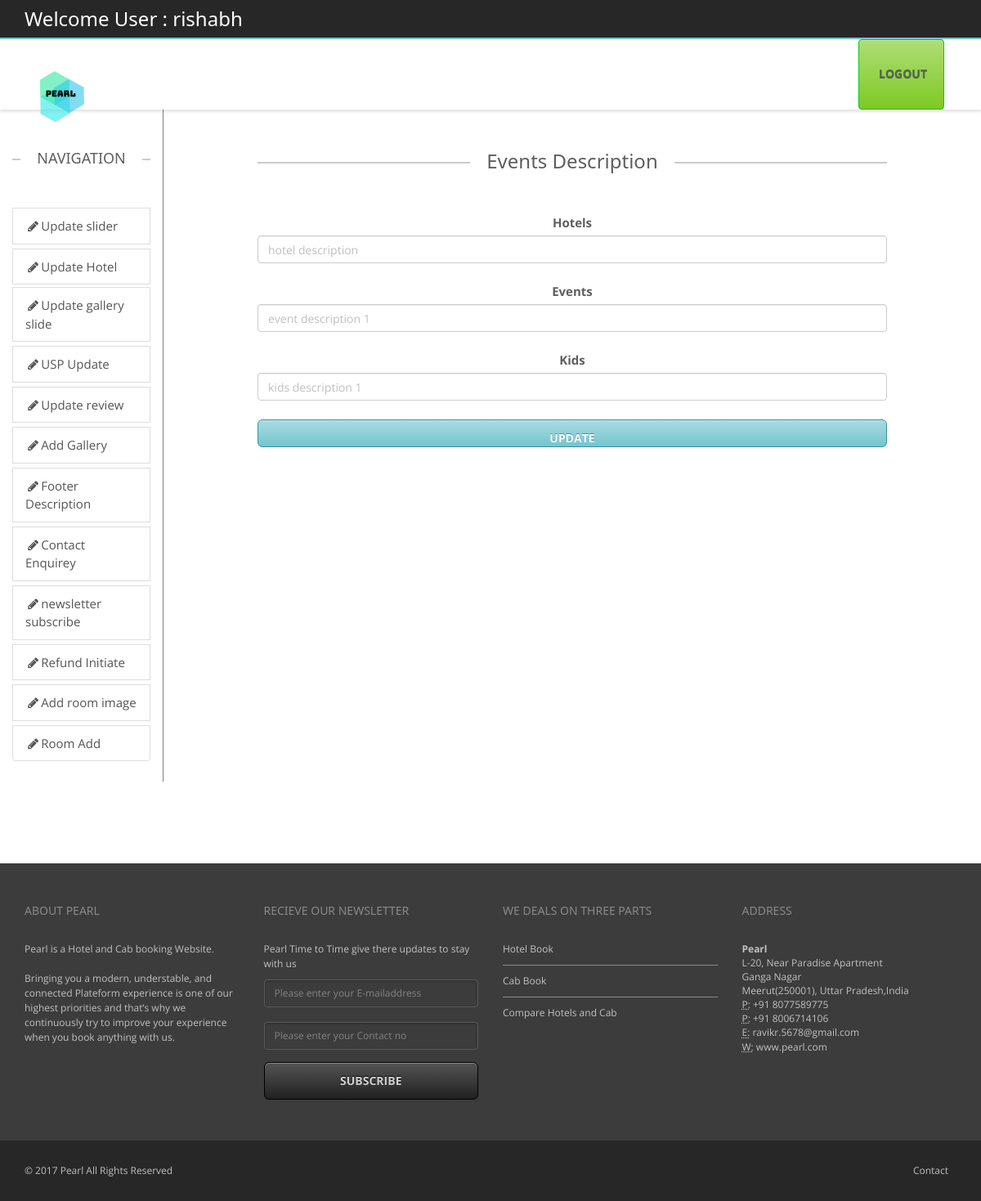
Page /backend/footerdesc.php (signed in) on the committed database.
### tables this page shows
CREATE TABLE `footer` (
  `hotels` varchar(2000) DEFAULT NULL,
  `events` varchar(2000) DEFAULT NULL,
  `kids` varchar(2000) DEFAULT NULL,
  `id` int(11) NOT NULL
);

### backend/footerdesc.php (the view, shortened to what this page needs)
<?php
include("headeradmin.php");
include("navigation.php");?>
        <div class="col-sm-1 ">
        </div>
		<div class="col-sm-8">
           <?php
		   include('connect.php');
		    	 $res=mysqli_query($con,"select * from footer")or die(mysqli_error($con));
		          $row=mysqli_fetch_array($res);
			 		?>
        <div class="containe-fluid text-center" >
             <h3 class="lined-heading mt50">
            <span>
            Events Description
            </span>
        </h3>
        <form action="descupdate.php" class="form-group" method="post" enctype="multipart/form-data" >
        <label >Hotels</label><br>
        <input class="form-control" type="text" value="<?php echo $row[0];?>" name="hotels"  /><br>
        <label >Events</label><br>
        <input class="form-control" type="textarea" value="<?php echo $row[1];?>" name="events"  /><br>
        <label >Kids</label><br>
        <input class="form-control" type="text" value="<?php echo $row[2];?>" name="kids" /><br>
         <input type="submit" class="form-control btn btn-lg btn-primary" value="Update" />
        </form>
		</div>
		</div>
        <div class="col-sm-1">
        </div>
	</div>
</div>
<?php include("footer.php");?>

### backend/css/theme.css (style rules this page uses)
body { overflow-x: hidden; }
html, html a { -webkit-font-smoothing: antialiased !important; }
h1, h2, h3, h4, h5, h6, .h1, .h2, .h3, .h4, .h5, .h6 { font-family: "Open Sans", "Helvetica Neue", Helvetica, Arial, sans-serif; font-weight: 600; line-height: 1.1; color: #5e5e5e; }
h3, .h3 { font-size: 18px; }
.lined-heading { position: relative; margin-top: 0; margin-bottom: 50px; text-align: center; display: block; }
h1.lined-heading:before, h2.lined-heading:before, h3.lined-heading:before, h4.lined-heading:before, h5.lined-heading:before, h6.lined-heading:before { position: absolute; top: 50%; z-index: 1; display: block; width: 100%; height: 1px; border-top: 2px solid #ccc; content: ""; }
h1.lined-heading span, h2.lined-heading span, h3.lined-heading span, h4.lined-heading span, h5.lined-heading span, h6.lined-heading span { position: relative; z-index: 1; padding: 0 20px; background: #fff; display: inline-block; }
body ,.ui-widget, .revolution-starhotel { font-family: "Open Sans", "Helvetica Neue", Helvetica, Arial, sans-serif !important; font-size: 13px; }
.mt50 { margin-top: 50px; }
label { color: #5e5e5e; }
.form-control { color: #bfbfbf; }
.btn { background: -moz-linear-gradient(top, rgba(255,255,255,0.38) 0%, rgba(255,255,255,0) 100%); background: -webkit-gradient(linear, left top, left bottom, color-stop(0%, rgba(255,255,255,0.38)), color-stop(100%, rgba(255,255,255,0))); background: -webkit-linear-gradient(top, rgba(255,255,255,0.38) 0%, rgba(255,255,255,0) 100%); background: -o-linear-gradient(top, rgba(255,255,255,0.38) 0%, rgba(255,255,255,0) 100%); background: -ms-linear-gradient(top, rgba(255,255,255,0.38) 0%, rgba(255,255,255,0) 100%); background: linear-gradient(to bottom, rgba(255,255,255,0.38) 0%, rgba(255,255,255,0) 100%); filter: progid:DXImageTransform.Microsoft.gradient( startColorstr='#61ffffff', endColorstr='#00ffffff', GradientType=0 ); color: #ffffff; -webkit-box-shadow: inset 0 1px 0 0 rgba(255,255,255,0.3); box-shadow: inset 0 1px 0 0 rgba(255,255,255,0.3); -webkit-transition: all 0.1s ease-in; -moz-transition: all 0.1s ease-in; -ms-transition: all 0.1s ease-in; -o-transition: all 0.1s ease-in; transition: all 0.1s ease-in; text-transform: uppercase; font-weight: bold; }
.btn-lg { padding: 13px 18px; font-size: 14px; }

### backend/css/w3.css (style rules this page uses)
button,hr,input { overflow:visible }
html { box-sizing:border-box;-ms-text-size-adjust:100%;-webkit-text-size-adjust:100%;overflow-x:hidden }
*,:after,:before { box-sizing:inherit }
body { margin:0 }
button,input,select,textarea { font:inherit;margin:0 }
[type=reset],[type=submit],button,html [type=button] { -webkit-appearance:button }
body,html { font-family:Verdana,sans-serif;font-size:15px;line-height:1.5 }
h3 { font-size:24px }
h1,h2,h3,h4,h5,h6 { font-family:"Segoe UI",Arial,sans-serif;font-weight:400;margin:10px 0 }

### backend/css/colors/turquoise.css (style rules this page uses)
.btn-primary { background-color: #75c5cf; border-color: #35929e; text-shadow: 0 -1px 0 #50878e; }

### rows in the picture
footer: hotels "hotel description", events "event description 1", kids "kids description 1"

### other values in the picture
$_SESSION['login_user'] "rishabh"
